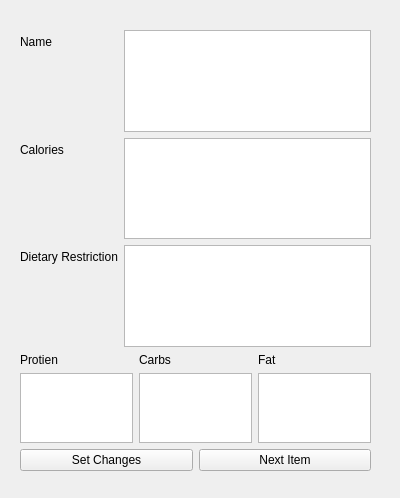
<?xml version="1.0" encoding="UTF-8"?>
<ui version="4.0">
 <class>edititem</class>
 <widget class="QWidget" name="edititem">
  <property name="geometry">
   <rect>
    <x>0</x>
    <y>0</y>
    <width>400</width>
    <height>498</height>
   </rect>
  </property>
  <property name="windowTitle">
   <string>Form</string>
  </property>
  <widget class="QWidget" name="verticalLayoutWidget">
   <property name="geometry">
    <rect>
     <x>20</x>
     <y>30</y>
     <width>351</width>
     <height>441</height>
    </rect>
   </property>
   <layout class="QVBoxLayout" name="verticalLayout">
    <item>
     <layout class="QFormLayout" name="formLayout">
      <item row="0" column="0">
       <widget class="QLabel" name="NameLabel">
        <property name="text">
         <string>Name</string>
        </property>
       </widget>
      </item>
      <item row="0" column="1">
       <widget class="QTextEdit" name="textEdit"/>
      </item>
      <item row="1" column="0">
       <widget class="QLabel" name="Calories">
        <property name="text">
         <string>Calories</string>
        </property>
       </widget>
      </item>
      <item row="1" column="1">
       <widget class="QTextEdit" name="textEdit_2"/>
      </item>
      <item row="2" column="0">
       <widget class="QLabel" name="DietaryRestriction">
        <property name="text">
         <string>Dietary Restriction</string>
        </property>
       </widget>
      </item>
      <item row="2" column="1">
       <widget class="QTextEdit" name="textEdit_3"/>
      </item>
     </layout>
    </item>
    <item>
     <layout class="QHBoxLayout" name="horizontalLayout_7">
      <item>
       <widget class="QLabel" name="Protien">
        <property name="text">
         <string>Protien</string>
        </property>
       </widget>
      </item>
      <item>
       <widget class="QLabel" name="Carbs">
        <property name="text">
         <string>Carbs </string>
        </property>
       </widget>
      </item>
      <item>
       <widget class="QLabel" name="Fat">
        <property name="text">
         <string>Fat</string>
        </property>
       </widget>
      </item>
     </layout>
    </item>
    <item>
     <layout class="QHBoxLayout" name="horizontalLayout_5">
      <item>
       <widget class="QTextEdit" name="textEdit_6"/>
      </item>
      <item>
       <widget class="QTextEdit" name="textEdit_5"/>
      </item>
      <item>
       <widget class="QTextEdit" name="textEdit_4"/>
      </item>
     </layout>
    </item>
    <item>
     <layout class="QHBoxLayout" name="horizontalLayout">
      <item>
       <widget class="QPushButton" name="pushButton_2">
        <property name="text">
         <string>Set Changes</string>
        </property>
       </widget>
      </item>
      <item>
       <widget class="QPushButton" name="pushButton">
        <property name="text">
         <string>Next Item</string>
        </property>
       </widget>
      </item>
     </layout>
    </item>
   </layout>
  </widget>
 </widget>
 <resources/>
 <connections/>
</ui>
